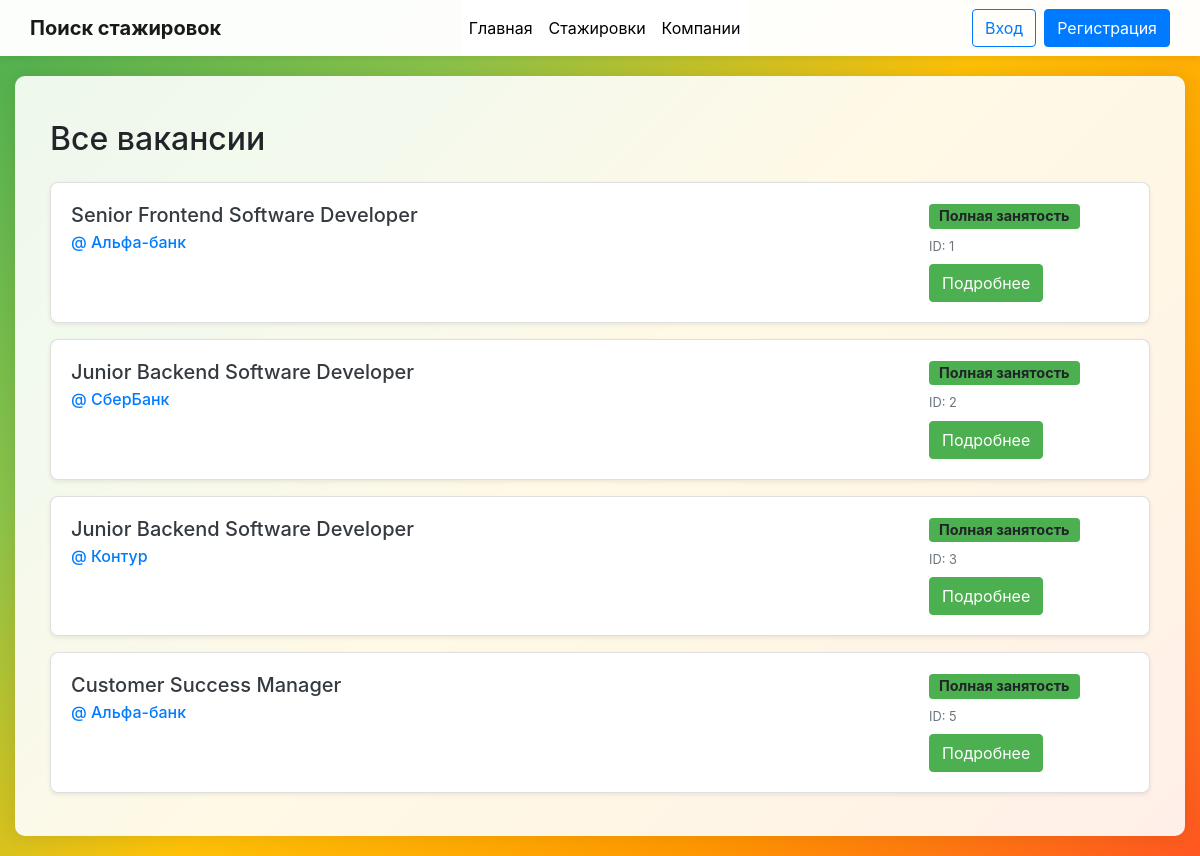
/jobs/all_jobs/, run on the app's committed database.
### job_catalog/models.py (models this page shows, shortened)
class JobPosting(models.Model):
    organization = models.ForeignKey(EmployerOrganization, on_delete=models.CASCADE, default = 1)
    title = models.CharField(max_length=100)
    role_overview = models.TextField()
    role_requirements_and_preferences = models.TextField()
    action_steps = models.TextField()
    post_date = models.DateTimeField(auto_now=True)
    expiration_date = models.DateTimeField(default=timezone.now() + timezone.timedelta(days=90))
    is_active = models.BooleanField(default=True)

class EmployerOrganization(models.Model):
    employer_org_name = models.CharField(max_length = 50)
    employer_org_description_box = models.TextField(
        default = 'Describe your organization, but not a specific role or requirements',
        blank = False
        )
    representative_claim_token = models.CharField(max_length = 16, default = "join")

### job_catalog/views.py (the view)
# urls.py: path('all_jobs/', views.display_all_jobs, name='all_jobs'),
def display_all_jobs(request):
    all_jobs = JobPosting.objects.all()
    context = {'job_postings_list': all_jobs}
    return render(request, 'job_catalog/all_jobs.html' ,context)

### core/context_processors.py (called while the page is built)
def global_user_groups(request):
    is_job_poster = False
    if request.user.is_authenticated:
        is_job_poster = request.user.groups.filter(name='JobPosters').exists()
    return {
        'is_job_poster': is_job_poster,
    }

### templates/job_catalog/all_jobs.html (shortened to what this page needs)
{% extends 'base_generic.html' %}
{% block content %}
<div class="container mt-4">
    <h2 class="mb-4">Все вакансии</h2>
    <div class="row">
        {% for job_posting in job_postings_list %}
        <div class="col-12 mb-3">
            <div class="card shadow-sm">
                <div class="card-body d-flex flex-column flex-md-row">
                    <div class="flex-grow-1">
                        <h5 class="card-title">
                            <a href="{% url 'job_catalog:job_details' job_posting.id %}" class="text-decoration-none text-dark">
                                {{ job_posting.title }}
                            </a>
                        </h5>
                        <h6 class="card-subtitle mb-2 text-muted">
                            <a href="{% url 'job_catalog:company_details' job_posting.organization.id %}" class="text-decoration-none">
                                @ {{ job_posting.organization.employer_org_name }}
                            </a>
                        </h6>
                    </div>
                    <div class="d-flex flex-column justify-content-between ms-md-3" style="min-width: 200px;">
                        <div>
                            <span class="badge bg-success mb-2">
                                {% if job_posting.job_type %}{{ job_posting.get_job_type_display }}{% else %}Полная занятость{% endif %}
                            </span>
                            <div class="text-muted small">ID: {{ job_posting.id }}</div>
                        </div>
                        <a href="{% url 'job_catalog:job_details' job_posting.id %}" class="btn btn-success mt-2 align-self-start">
                            Подробнее
                        </a>
                    </div>
                </div>
            </div>
        </div>
        {% endfor %}
    </div>
</div>
{% endblock %}

### templates/base_generic.html (shortened to what this page needs)
<!DOCTYPE html>
<html lang="en">
<head>
    {% load static %}
    <link href="https://stackpath.bootstrapcdn.com/bootstrap/4.5.2/css/bootstrap.min.css" rel="stylesheet">
    <link href="{% static 'css/styles.css' %}" rel="stylesheet">
</head>
<body>
    <nav class="navbar navbar-expand-lg navbar-light top-navbar">
    <div class="container-fluid navbar-container">
        <a class="navbar-brand" href="{% url 'core:home' %}">Поиск стажировок</a>
        <div class="collapse navbar-collapse" id="navbarContent">
            <ul class="navbar-nav mx-auto">
                <li class="nav-item">
                    <a class="nav-link" href="{% url 'core:home' %}">Главная</a>
                </li>
                <li class="nav-item">
                    <a class="nav-link" href="{% url 'job_catalog:all_jobs' %}">Стажировки</a>
                </li>
                <li class="nav-item">
                    <a class="nav-link" href="{% url 'job_catalog:all_companies' %}">Компании</a>
                </li>
            </ul>
            <div class="d-flex align-items-center">
                {% if request.user.is_authenticated %}
                    <div class="welcome-message d-none d-md-block">
                        <strong>{{ request.user.username }}</strong>
                        {% if request.user.profile.organization %}
                            ({{ request.user.profile.organization.employer_org_name }})
                        {% endif %}
                    </div>
                    <div class="dropdown">
                        <button class="btn btn-light dropdown-toggle" type="button" id="userMenu" data-toggle="dropdown">
                            Меню
                        </button>
                        <div class="dropdown-menu dropdown-menu-right">
                            {% if is_job_poster %}
                                <h6 class="dropdown-header">Для работодателей</h6>
                                <a class="dropdown-item" href="{% url 'job_applications:employer_applications' %}">Предложения</a>
                                <a class="dropdown-item" href="{% url 'job_catalog:create_job_posting' %}">Создать вакансию</a>
                                <a class="dropdown-item" href="{% url 'job_catalog:company_details' company_id=request.user.profile.organization.id %}">Моя организация</a>
                                <a class="dropdown-item" href="{% url 'core:leaving_organization' %}">Покинуть организацию</a>
                            {% else %}
                                <h6 class="dropdown-header">Стать работодателем</h6>
                                <a class="dropdown-item" href="{% url 'core:claim_organization' %}">Откликнуться</a>
                                <a class="dropdown-item" href="{% url 'job_catalog:create_organization' %}">Создать организацию</a>
                            {% endif %}
                            <div class="dropdown-divider"></div>
                            <form action="{% url 'core:logout' %}" method="post" class="px-4 py-2">
                                {% csrf_token %}
                                <button type="submit" class="btn btn-link p-0">Выход</button>
                            </form>
                        </div>
                    </div>
                {% else %}
                    <a href="{% url 'core:login_start' %}" class="btn btn-outline-primary mr-2">Вход</a>
                    <a href="{% url 'core:register' %}" class="btn btn-primary">Регистрация</a>
                {% endif %}
            </div>
        </div>
    </nav>
    <div class="main-content-container">
        <div class="content-wrapper">
            {% block content %}{% endblock content %}
        </div>
    </div>
</body>
</html>

### static/css/styles.css (style rules this page uses)
.nav-item { background-color: #ffffff; display: flex; flex-direction: row; justify-content: center; width: 100%; }

### templates/base_generic.html (style rules this page uses)
.top-navbar { background-color: rgba(255, 255, 255, 0.98) !important; box-shadow: 0 2px 8px rgba(0,0,0,0.08); padding: 0; }
.navbar { max-width: 1200px; width: 100%; margin: 0 auto; padding: 0 15px; }
.navbar-brand { font-weight: 700; font-size: 1.25rem; padding: 0.8rem 0; }
.navbar-nav { display: flex; align-items: center; flex-wrap: nowrap; }
.nav-item { margin: 0; white-space: nowrap; }
.nav-link { padding: 1rem 0.8rem; display: inline-flex; align-items: center; color: #000000 !important; }
.main-content-container { max-width: 1200px; margin: 20px auto; padding: 0 15px; }
body { background: linear-gradient(135deg, #4CAF50 0%, #8BC34A 25%, #FFC107 50%, #FF9800 75%, #FF5722 100%); background-attachment: fixed; min-height: 100vh; margin: 0; padding: 0; }
.content-wrapper { background-color: rgba(255, 255, 255, 0.9); border-radius: 10px; box-shadow: 0 0 20px rgba(0, 0, 0, 0.1); padding: 20px; margin-top: 20px; min-height: calc(100vh - 40px); }

### templates/job_catalog/all_jobs.html (style rules this page uses)
.card { border-radius: 8px; transition: transform 0.2s; }
.badge { font-size: 0.9em; padding: 5px 10px; }
.btn-success { background-color: #4CAF50; border-color: #4CAF50; }
.bg-success { background-color: #4CAF50 !important; }

### data on the page
JobPosting: title "Senior Frontend Software Developer", organization.employer_org_name "Альфа-банк", id "1"
JobPosting: title "Junior Backend Software Developer", organization.employer_org_name "СберБанк", id "2"
JobPosting: title "Junior Backend Software Developer", organization.employer_org_name "Контур", id "3"
JobPosting: title "Customer Success Manager", organization.employer_org_name "Альфа-банк", id "5"
